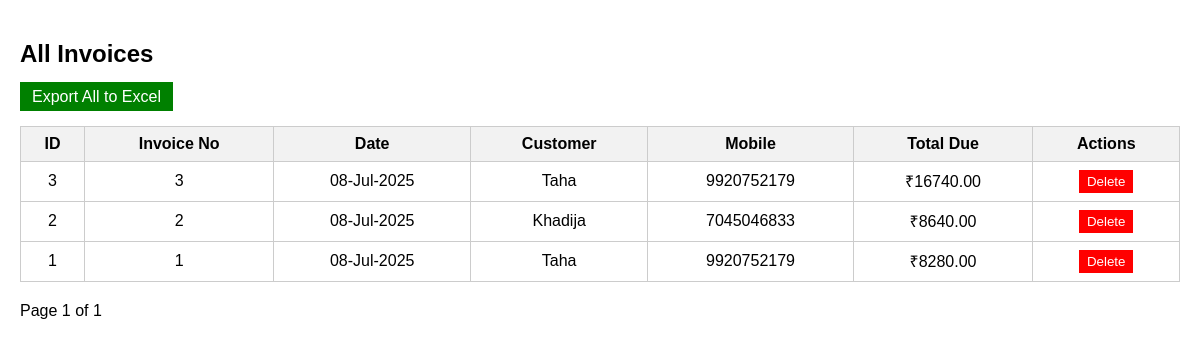
/invoices (signed in), run on an earlier commit of the app's database.
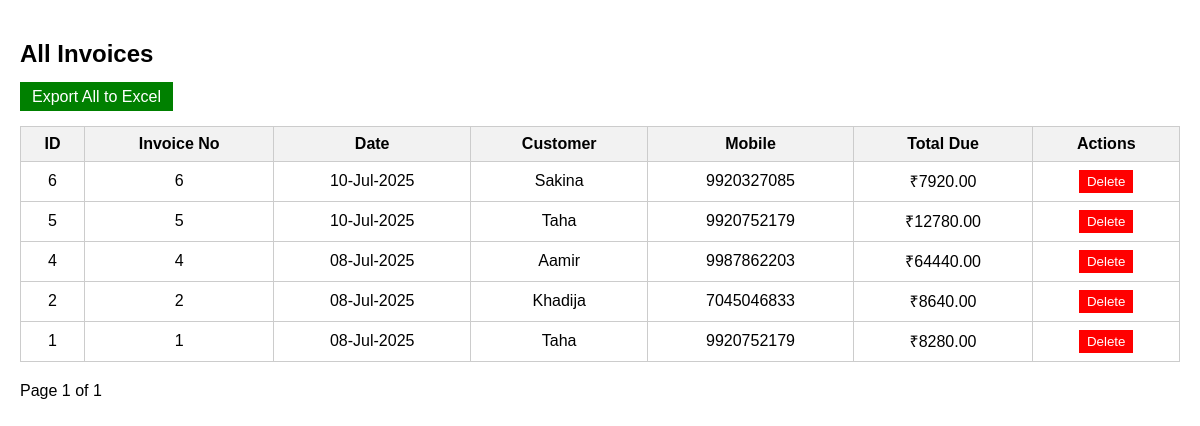
And on a later commit of the database.
### app.py (models this page shows)
class Invoice(db.Model):
    __tablename__ = 'invoices'
    id = db.Column(db.Integer, primary_key=True)
    bill_number = db.Column(db.Integer, unique=True, nullable=False)
    date = db.Column(db.DateTime, nullable=False)
    customer_name = db.Column(db.String, nullable=False)
    customer_number = db.Column(db.String, nullable=False)
    subtotal = db.Column(db.Float, nullable=False)
    discount_percentage = db.Column(db.Float, nullable=False)
    total_due = db.Column(db.Float, nullable=False)
    items_json = db.Column(db.Text, nullable=False)

### app.py (the view)
@app.route('/invoices')
def invoices():
    if 'user' not in session:
        return redirect(url_for('login'))
    page = request.args.get('page', 1, type=int)
    pagination = Invoice.query.order_by(Invoice.date.desc()).paginate(page=page, per_page=10)
    return render_template('invoice_list.html', pagination=pagination)

### templates/invoice_list.html (shortened to what this page needs)
<!DOCTYPE html>
<html lang="en">
<head>
</head>
<body>
    <h2>All Invoices</h2>
    <a href="{{ url_for('export_invoices') }}" class="btn-export">Export All to Excel</a>
    <table>
        <thead>
            <tr>
                <th>ID</th>
                <th>Invoice No</th>
                <th>Date</th>
                <th>Customer</th>
                <th>Mobile</th>
                <th>Total Due</th>
                <th>Actions</th>
            </tr>
        </thead>
        <tbody>
            {% for invoice in pagination.items %}
            <tr>
                <td>{{ invoice.id }}</td>
                <td>{{ invoice.bill_number }}</td>
                <td>{{ invoice.date.strftime('%d-%b-%Y') }}</td>
                <td>{{ invoice.customer_name }}</td>
                <td>{{ invoice.customer_number }}</td>
                <td>₹{{ "%.2f"|format(invoice.total_due) }}</td>
                <td>
                    <form action="{{ url_for('delete_invoice', invoice_id=invoice.id) }}" method="post" autocomplete="off" onsubmit="return confirm('Are you sure you want to delete this invoice?');">
                        <button type="submit" class="btn-delete">Delete</button>
                    </form>
                </td>
            </tr>
            {% endfor %}
        </tbody>
    </table>
    <div class="pagination">
        <span>Page {{ pagination.page }} of {{ pagination.pages }}</span>
    </div>
</body>
</html>

### templates/invoice_list.html (style rules this page uses)
body { font-family: Arial, sans-serif; margin: 0; padding: 20px; }
table { width: 100%; border-collapse: collapse; margin-top: 20px; }
th, td { border: 1px solid #ccc; padding: 8px; text-align: center; }
th { background-color: #f2f2f2; }
.pagination { margin-top: 20px; }
.btn-delete { color: white; background-color: red; padding: 4px 8px; border: none; cursor: pointer; }
.btn-export { padding: 6px 12px; background-color: green; color: white; text-decoration: none; }

What changed in the data, as far as the page shows it:
removed Invoice: id "3", bill_number "3", date "08-Jul-2025", customer_name "Taha", customer_number "9920752179", total_due "16740.00"
added Invoice: id "6", bill_number "6", date "10-Jul-2025", customer_name "Sakina", customer_number "9920327085", total_due "7920.00"
added Invoice: id "5", bill_number "5", date "10-Jul-2025", customer_name "Taha", customer_number "9920752179", total_due "12780.00"
added Invoice: id "4", bill_number "4", date "08-Jul-2025", customer_name "Aamir", customer_number "9987862203", total_due "64440.00"
